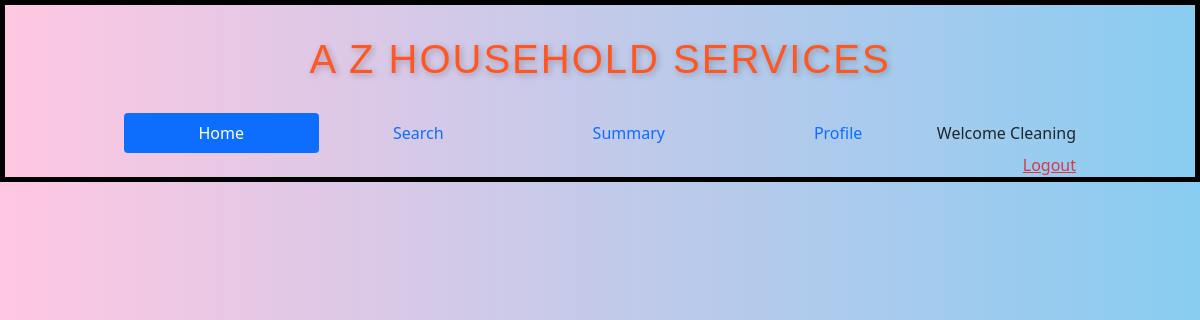
The page /edit_proffess/2/Cleaning on the database as committed earlier.
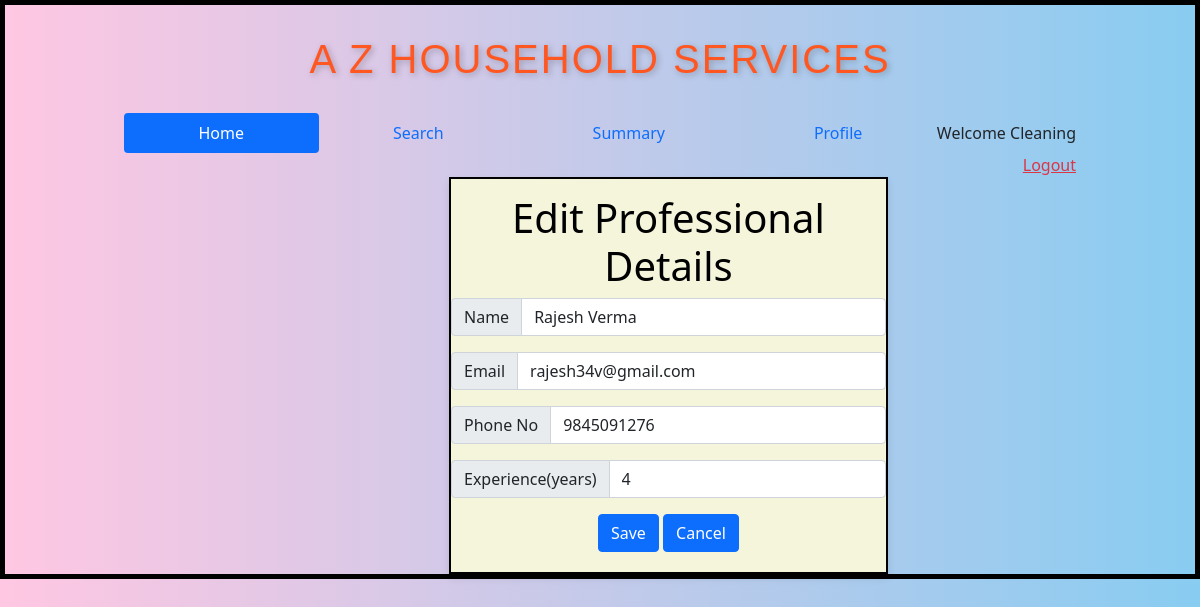
The same page on the database as committed later.
### backend/models.py (models this page shows)
class ServiceProf(db.Model):
    __tablename__="service_prof"
    id=db.Column(db.Integer,primary_key=True)
    email=db.Column(db.String,unique=True,nullable=False)
    password=db.Column(db.String,nullable=False)
    full_name=db.Column(db.String,nullable=False)
    phone_no=db.Column(db.String,nullable=False)
    experience=db.Column(db.Integer,default=0)
    service_name=db.Column(db.String,nullable=False)
    address=db.Column(db.String,nullable=False)
    pincode=db.Column(db.Integer,nullable=False)
    resume_path = db.Column(db.String, nullable=True)
    status=db.Column(db.String,default="available")
    approv_status=db.Column(db.String,default="pending")
    rating=db.Column(db.Integer,default=0)
    service_requests=db.relationship("ServiceRequest",cascade="all,delete",backref="service_prof",lazy=True)

### backend/controllers.py (the view, shortened to what this page needs)
@app.route("/edit_proffess/<id>/<name>",methods=["GET","POST"])
def edit_p(id,name):
    p=get_p(id)
    return render_template("edit_proff.html",service_prof=p,name=name)

### backend/controllers.py (called while the page is built)
def get_p(id):
    service=ServiceProf.query.filter_by(id=id).first()
    return service

### templates/edit_proff.html
{%extends "admin_layout.html"%}
{%block content%}
            {%if service_prof%}
                <div class="my_container">
                    <form action="/edit_proffess/{{service_prof.id}}/{{name}}" method="POST">
                    <div class="login_panel">
                        <div class="center"><h1>Edit Professional Details</h1>
                        <div class="input-group mb-3">
                            <span class="input-group-text" id="inputGroup-sizing-default">Name</span>
                            <input type="text" class="form-control" name="name" aria-label="Sizing example input" aria-describedby="inputGroup-sizing-default" value="{{service_prof.full_name}}">
                        </div>
                        <div class="input-group mb-3">
                            <span class="input-group-text" id="inputGroup-sizing-default">Email</span>
                            <input type="text" class="form-control" name="email" aria-label="Sizing example input" aria-describedby="inputGroup-sizing-default" value="{{service_prof.email}}">
                        </div>
                        <div class="input-group mb-3">
                            <span class="input-group-text" id="inputGroup-sizing-default">Phone No</span>
                            <input type="text" class="form-control" name="phone" aria-label="Sizing example input" aria-describedby="inputGroup-sizing-default" value="{{service_prof.phone_no}}">
                        </div>
                        <div class="input-group mb-3">
                            <span class="input-group-text" id="inputGroup-sizing-default">Experience(years)</span>
                            <input type="number" class="form-control" name="exp" aria-label="Sizing example input" aria-describedby="inputGroup-sizing-default" value="{{service_prof.experience}}">
                        </div>
                        <div class="center">
                            <button type="submit" class="btn btn-primary">Save</button>
                            <a href="/admin/{{name}}" button type="submit" class="btn btn-primary">Cancel</button></a>
                        </div>
                    </div>
                </form>
            {%endif%}
{%endblock%}

### templates/admin_layout.html (shortened to what this page needs)
<!DOCTYPE html>
<html>
    <head>
        <link rel="stylesheet" href="/static/styles/main.css">
        <link href="https://cdn.jsdelivr.net/npm/bootstrap@5.0.2/dist/css/bootstrap.min.css" rel="stylesheet">
    </head>
    <body>
        <div class="my_container2">
            <div class="heading" ><h1>A Z HOUSEHOLD SERVICES</h1></div>
            <div class="my_panel">
                <nav class="nav nav-pills flex-column flex-sm-row">
                    <a class="flex-sm-fill text-sm-center nav-link active" aria-current="page" href="#">Home</a>
                    <a class="flex-sm-fill text-sm-center nav-link" href="/search/{{name}}">Search</a>
                    <a class="flex-sm-fill text-sm-center nav-link" href="/admin_summary/{{name}}">Summary</a>
                    <a class="flex-sm-fill text-sm-center nav-link" href="/edit_admin_profile/{{name}}">Profile</a>
                    <span class="navbar-text">
                        Welcome {{name}}
                    </span>
                  </nav>
        <div style="text-align:right;"><a href="/login" class="link-danger">Logout</a></div>
        {%block content%}
        {%endblock%}
            </div>
        </div>
    </body>
</html>

Rows that differ between the two databases and show on the page:
added ServiceProf: service_name "Cleaning", name "Rajesh Verma", email "rajesh34v@gmail.com", phone "9845091276", exp "4"
Other text that changed with them:
{{ name }}: "Cleaning" → (not shown)
text now shown: "Edit Professional Details Name Email Phone No Experience(years) Save Cancel"
